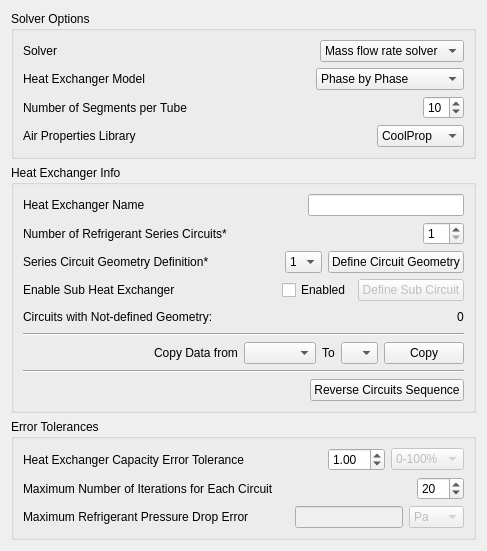
     <widget class="QWidget" name="Basic">
      <attribute name="title">
       <string>Basic Info</string>
      </attribute>
      <layout class="QVBoxLayout" name="verticalLayout_2">
       <item>
        <widget class="QGroupBox" name="FinTube_solver_options_group">
         <property name="title">
          <string>Solver Options</string>
         </property>
         <layout class="QVBoxLayout" name="verticalLayout_4">
          <item>
           <layout class="QHBoxLayout" name="horizontalLayout_4">
            <item>
             <widget class="QLabel" name="FinTube_solver_label">
              <property name="toolTip">
               <string>Both solvers have the same functionality for now.</string>
              </property>
              <property name="text">
               <string>Solver</string>
              </property>
             </widget>
            </item>
            <item>
             <spacer name="horizontalSpacer_8">
              <property name="orientation">
               <enum>Qt::Horizontal</enum>
              </property>
              <property name="sizeHint" stdset="0">
               <size>
                <width>40</width>
                <height>20</height>
               </size>
              </property>
             </spacer>
            </item>
            <item>
             <widget class="QComboBox" name="FinTube_solver">
              <property name="toolTip">
               <string>Both solvers have the same functionality for now.</string>
              </property>
              <item>
               <property name="text">
                <string>Mass flow rate solver</string>
               </property>
              </item>
              <item>
               <property name="text">
                <string>Pressure drop solver</string>
               </property>
              </item>
             </widget>
            </item>
           </layout>
          </item>
          <item>
           <layout class="QHBoxLayout" name="horizontalLayout_5">
            <item>
             <widget class="QLabel" name="FinTube_mode_label">
              <property name="toolTip">
               <string>Segment by segment devides each tube to number of segments, while phase by phase solve each phase as one segment</string>
              </property>
              <property name="text">
               <string>Heat Exchanger Model</string>
              </property>
             </widget>
            </item>
            <item>
             <spacer name="horizontalSpacer_9">
              <property name="orientation">
               <enum>Qt::Horizontal</enum>
              </property>
              <property name="sizeHint" stdset="0">
               <size>
                <width>40</width>
                <height>20</height>
               </size>
              </property>
             </spacer>
            </item>
            <item>
             <widget class="QComboBox" name="FinTube_mode">
              <property name="toolTip">
               <string>Segment by segment devides each tube to number of segments, while phase by phase solve each phase as one segment</string>
              </property>
              <property name="currentIndex">
               <number>1</number>
              </property>
              <item>
               <property name="text">
                <string>Segment by Segment</string>
               </property>
              </item>
              <item>
               <property name="text">
                <string>Phase by Phase</string>
               </property>
              </item>
             </widget>
            </item>
           </layout>
          </item>
          <item>
           <layout class="QHBoxLayout" name="horizontalLayout_6">
            <item>
             <widget class="QLabel" name="FinTube_N_segments_label">
              <property name="text">
               <string>Number of Segments per Tube</string>
              </property>
             </widget>
            </item>
            <item>
             <spacer name="horizontalSpacer_10">
              <property name="orientation">
               <enum>Qt::Horizontal</enum>
              </property>
              <property name="sizeHint" stdset="0">
               <size>
                <width>40</width>
                <height>20</height>
               </size>
              </property>
             </spacer>
            </item>
            <item>
             <widget class="QSpinBox" name="FinTube_N_segments">
              <property name="minimum">
               <number>1</number>
              </property>
              <property name="maximum">
               <number>50</number>
              </property>
              <property name="value">
               <number>10</number>
              </property>
             </widget>
            </item>
           </layout>
          </item>
          <item>
           <layout class="QHBoxLayout" name="horizontalLayout_7">
            <item>
             <widget class="QLabel" name="FinTube_accurate_label">
              <property name="toolTip">
               <string>Coolprop is more accurate but usually takes longer time to solve</string>
              </property>
              <property name="text">
               <string>Air Properties Library</string>
              </property>
             </widget>
            </item>
            <item>
             <spacer name="horizontalSpacer_11">
              <property name="orientation">
               <enum>Qt::Horizontal</enum>
              </property>
              <property name="sizeHint" stdset="0">
               <size>
                <width>40</width>
                <height>20</height>
               </size>
              </property>
             </spacer>
            </item>
            <item>
             <widget class="QComboBox" name="FinTube_accurate">
              <property name="toolTip">
               <string>Coolprop is more accurate but usually takes longer time to solve</string>
              </property>
              <item>
               <property name="text">
                <string>CoolProp</string>
               </property>
              </item>
              <item>
               <property name="text">
                <string>Psychrolib</string>
               </property>
              </item>
             </widget>
            </item>
           </layout>
          </item>
         </layout>
        </widget>
       </item>
       <item>
        <widget class="QGroupBox" name="FinTube_HX_info_group">
         <property name="title">
          <string>Heat Exchanger Info</string>
         </property>
         <layout class="QVBoxLayout" name="verticalLayout_3">
          <item>
           <layout class="QHBoxLayout" name="horizontalLayout_2">
            <item>
             <widget class="QLabel" name="FinTube_name_label">
              <property name="text">
               <string>Heat Exchanger Name</string>
              </property>
             </widget>
            </item>
            <item>
             <spacer name="horizontalSpacer_6">
              <property name="orientation">
               <enum>Qt::Horizontal</enum>
              </property>
              <property name="sizeHint" stdset="0">
               <size>
                <width>40</width>
                <height>20</height>
               </size>
              </property>
             </spacer>
            </item>
            <item>
             <widget class="QLineEdit" name="FinTube_name"/>
            </item>
           </layout>
          </item>
          <item>
           <layout class="QHBoxLayout" name="horizontalLayout_3">
            <item>
             <widget class="QLabel" name="FinTube_N_series_circuits_label">
              <property name="toolTip">
               <string>Number of distinct series circuits</string>
              </property>
              <property name="text">
               <string>Number of Refrigerant Series Circuits*</string>
              </property>
             </widget>
            </item>
            <item>
             <spacer name="horizontalSpacer_7">
              <property name="orientation">
               <enum>Qt::Horizontal</enum>
              </property>
              <property name="sizeHint" stdset="0">
               <size>
                <width>40</width>
                <height>20</height>
               </size>
              </property>
             </spacer>
            </item>
            <item>
             <widget class="QSpinBox" name="FinTube_N_series_circuits">
              <property name="toolTip">
               <string>Number of distinct series circuits</string>
              </property>
              <property name="minimum">
               <number>1</number>
              </property>
             </widget>
            </item>
           </layout>
          </item>
          <item>
           <layout class="QHBoxLayout" name="horizontalLayout_46">
            <item>
             <widget class="QLabel" name="FinTube_series_circuit_define_label">
              <property name="text">
               <string>Series Circuit Geometry Definition*</string>
              </property>
             </widget>
            </item>
            <item>
             <spacer name="horizontalSpacer_49">
              <property name="orientation">
               <enum>Qt::Horizontal</enum>
              </property>
              <property name="sizeHint" stdset="0">
               <size>
                <width>40</width>
                <height>20</height>
               </size>
              </property>
             </spacer>
            </item>
            <item>
             <widget class="QComboBox" name="FinTube_series_circuit_define">
              <item>
               <property name="text">
                <string>1</string>
               </property>
              </item>
             </widget>
            </item>
            <item>
             <widget class="QPushButton" name="FinTube_series_circuit_define_button">
              <property name="text">
               <string>Define Circuit Geometry</string>
              </property>
             </widget>
            </item>
           </layout>
          </item>
          <item>
           <layout class="QHBoxLayout" name="horizontalLayout_38">
            <item>
             <widget class="QLabel" name="FinTube_Sub_HX_label">
              <property name="text">
               <string>Enable Sub Heat Exchanger</string>
              </property>
             </widget>
            </item>
            <item>
             <spacer name="horizontalSpacer_44">
              <property name="orientation">
               <enum>Qt::Horizontal</enum>
              </property>
              <property name="sizeHint" stdset="0">
               <size>
                <width>40</width>
                <height>20</height>
               </size>
              </property>
             </spacer>
            </item>
            <item>
             <widget class="QCheckBox" name="FinTube_Sub_HX_check">
              <property name="text">
               <string>Enabled</string>
              </property>
             </widget>
            </item>
            <item>
             <widget class="QPushButton" name="FinTube_Sub_HX_button">
              <property name="enabled">
               <bool>false</bool>
              </property>
              <property name="text">
               <string>Define Sub Circuit</string>
              </property>
             </widget>
            </item>
           </layout>
          </item>
          <item>
           <layout class="QHBoxLayout" name="horizontalLayout_39">
            <item>
             <widget class="QLabel" name="FinTube_series_circuits_not_defined_label">
              <property name="toolTip">
               <string>These circuits has not been defined yet</string>
              </property>
              <property name="text">
               <string>Circuits with Not-defined Geometry:</string>
              </property>
             </widget>
            </item>
            <item>
             <spacer name="horizontalSpacer_45">
              <property name="orientation">
               <enum>Qt::Horizontal</enum>
              </property>
              <property name="sizeHint" stdset="0">
               <size>
                <width>40</width>
                <height>20</height>
               </size>
              </property>
             </spacer>
            </item>
            <item>
             <widget class="QLabel" name="FinTube_series_circuits_not_defined">
              <property name="toolTip">
               <string>These circuits has not been defined yet</string>
              </property>
              <property name="text">
               <string>0</string>
              </property>
              <property name="textFormat">
               <enum>Qt::AutoText</enum>
              </property>
              <property name="wordWrap">
               <bool>true</bool>
              </property>
             </widget>
            </item>
           </layout>
          </item>
          <item>
           <widget class="Line" name="line_2">
            <property name="orientation">
             <enum>Qt::Horizontal</enum>
            </property>
           </widget>
          </item>
          <item>
           <layout class="QHBoxLayout" name="horizontalLayout_48">
            <item>
             <spacer name="horizontalSpacer_50">
              <property name="orientation">
               <enum>Qt::Horizontal</enum>
              </property>
              <property name="sizeHint" stdset="0">
               <size>
                <width>40</width>
                <height>20</height>
               </size>
              </property>
             </spacer>
            </item>
            <item>
             <widget class="QLabel" name="FinTube_series_circuit_define_label_3">
              <property name="text">
               <string>Copy Data from</string>
              </property>
             </widget>
            </item>
            <item>
             <widget class="QComboBox" name="FinTube_series_circuit_copy_from">
              <property name="sizeAdjustPolicy">
               <enum>QComboBox::AdjustToContents</enum>
              </property>
             </widget>
            </item>
            <item>
             <widget class="QLabel" name="label">
              <property name="text">
               <string>To</string>
              </property>
             </widget>
            </item>
            <item>
             <widget class="QComboBox" name="FinTube_series_circuit_copy_to">
              <property name="sizePolicy">
               <sizepolicy hsizetype="Minimum" vsizetype="Fixed">
                <horstretch>0</horstretch>
                <verstretch>0</verstretch>
               </sizepolicy>
              </property>
              <property name="currentIndex">
               <number>-1</number>
              </property>
              <property name="sizeAdjustPolicy">
               <enum>QComboBox::AdjustToContents</enum>
              </property>
              <item>
               <property name="text">
                <string>1</string>
               </property>
              </item>
             </widget>
            </item>
            <item>
             <widget class="QPushButton" name="FinTube_series_circuit_copy_button">
              <property name="text">
               <string>Copy</string>
              </property>
             </widget>
            </item>
           </layout>
          </item>
          <item>
           <widget class="Line" name="line_3">
            <property name="orientation">
             <enum>Qt::Horizontal</enum>
            </property>
           </widget>
          </item>
          <item>
           <layout class="QHBoxLayout" name="horizontalLayout_17">
            <item>
             <spacer name="horizontalSpacer_18">
              <property name="orientation">
               <enum>Qt::Horizontal</enum>
              </property>
              <property name="sizeHint" stdset="0">
               <size>
                <width>40</width>
                <height>20</height>
               </size>
              </property>
             </spacer>
            </item>
            <item>
             <widget class="QPushButton" name="reverse_circuits_button">
              <property name="text">
               <string>Reverse Circuits Sequence</string>
              </property>
             </widget>
            </item>
           </layout>
          </item>
         </layout>
        </widget>
       </item>
       <item>
        <widget class="QGroupBox" name="FinTube_error_tolerance_group">
         <property name="title">
          <string>Error Tolerances</string>
         </property>
         <layout class="QVBoxLayout" name="verticalLayout_5">
          <item>
           <layout class="QHBoxLayout" name="horizontalLayout_14">
            <item>
             <widget class="QLabel" name="FinTube_HX_Q_tolerance_label">
              <property name="text">
               <string>Heat Exchanger Capacity Error Tolerance</string>
              </property>
             </widget>
            </item>
            <item>
             <spacer name="horizontalSpacer_41">
              <property name="orientation">
               <enum>Qt::Horizontal</enum>
              </property>
              <property name="sizeHint" stdset="0">
               <size>
                <width>40</width>
                <height>20</height>
               </size>
              </property>
             </spacer>
            </item>
            <item>
             <widget class="QDoubleSpinBox" name="FinTube_HX_Q_tolerance">
              <property name="minimum">
               <double>0.010000000000000</double>
              </property>
              <property name="value">
               <double>1.000000000000000</double>
              </property>
             </widget>
            </item>
            <item>
             <widget class="QComboBox" name="FinTube_HX_Q_tolerance_unit">
              <property name="enabled">
               <bool>false</bool>
              </property>
              <item>
               <property name="text">
                <string>0-100%</string>
               </property>
              </item>
             </widget>
            </item>
           </layout>
          </item>
          <item>
           <layout class="QHBoxLayout" name="horizontalLayout_15">
            <item>
             <widget class="QLabel" name="FinTube_max_N_iterations_label">
              <property name="text">
               <string>Maximum Number of Iterations for Each Circuit</string>
              </property>
             </widget>
            </item>
            <item>
             <spacer name="horizontalSpacer_42">
              <property name="orientation">
               <enum>Qt::Horizontal</enum>
              </property>
              <property name="sizeHint" stdset="0">
               <size>
                <width>40</width>
                <height>20</height>
               </size>
              </property>
             </spacer>
            </item>
            <item>
             <widget class="QSpinBox" name="FinTube_max_N_iterations">
              <property name="minimum">
               <number>1</number>
              </property>
              <property name="maximum">
               <number>100</number>
              </property>
              <property name="value">
               <number>20</number>
              </property>
             </widget>
            </item>
           </layout>
          </item>
          <item>
           <layout class="QHBoxLayout" name="horizontalLayout_16">
            <item>
             <widget class="QLabel" name="FinTube_max_DP_error_label">
              <property name="toolTip">
               <string>Used for pressure drop solver</string>
              </property>
              <property name="text">
               <string>Maximum Refrigerant Pressure Drop Error</string>
              </property>
             </widget>
            </item>
            <item>
             <spacer name="horizontalSpacer_43">
              <property name="orientation">
               <enum>Qt::Horizontal</enum>
              </property>
              <property name="sizeHint" stdset="0">
               <size>
                <width>40</width>
                <height>20</height>
               </size>
              </property>
             </spacer>
            </item>
            <item>
             <widget class="QLineEdit" name="FinTube_max_DP_error">
              <property name="enabled">
               <bool>false</bool>
              </property>
              <property name="toolTip">
               <string>Used for pressure drop solver</string>
              </property>
             </widget>
            </item>
            <item>
             <widget class="QComboBox" name="FinTube_max_DP_error_unit">
              <property name="enabled">
               <bool>false</bool>
              </property>
              <item>
               <property name="text">
                <string>Pa</string>
               </property>
              </item>
              <item>
               <property name="text">
                <string>kPa</string>
               </property>
              </item>
              <item>
               <property name="text">
                <string>MPa</string>
               </property>
              </item>
              <item>
               <property name="text">
                <string>bar</string>
               </property>
              </item>
              <item>
               <property name="text">
                <string>atm</string>
               </property>
              </item>
              <item>
               <property name="text">
                <string>psi</string>
               </property>
              </item>
             </widget>
            </item>
           </layout>
          </item>
         </layout>
        </widget>
       </item>
      </layout>
     </widget>
